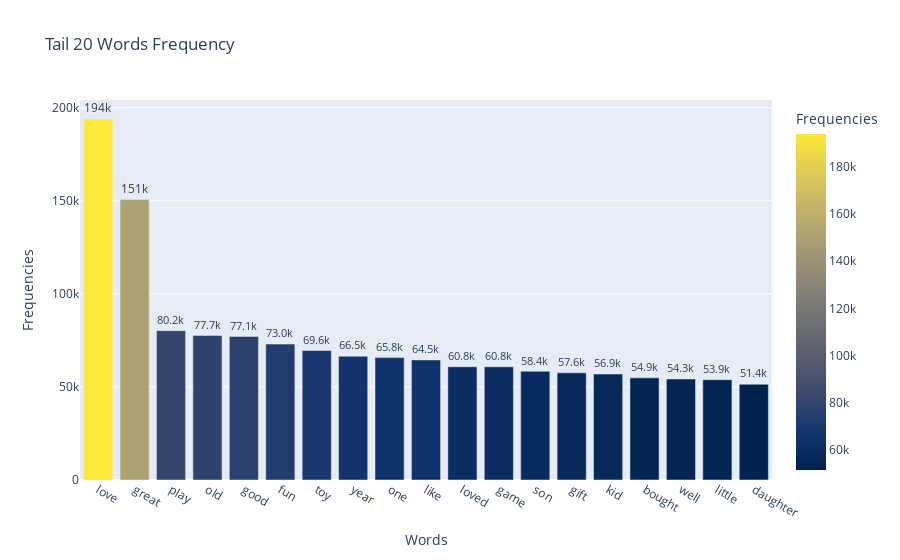

Source (notebook cell):
### Markdown cell above
Se grafican las 20 más bajas (considerando un mínimo de 20000 frecuencias)

### Code cell
fig = px.bar(
    plot_tail,
    x=plot_tail.index, 
    y='Frequencies', 
    text_auto='.3s', 
    title='Tail 20 Words Frequency', 
    color='Frequencies', 
    color_continuous_scale='Cividis')
fig.update_traces(textfont_size=12, textangle=0, textposition='outside', cliponaxis=False)
fig.show()

### Figure 1 — Plotly figure (JSON) as saved in the notebook; plotly's stock layout.template omitted (floating-point values rounded to 4 significant figures)
{"data": [{"alignmentgroup": "True", "cliponaxis": false, "hovertemplate": "Words=%{x}<br>Frequencies=%{marker.color}<extra></extra>", "legendgroup": "", "marker": {"color": [193946, 150674, 80233, 77688, 77132, 73027, 69554, 66500, 65751, 64511, 60825, 60809, 58399, 57557, 56936, 54881, 54266, 53916, 51439], "coloraxis": "coloraxis", "pattern": {"shape": ""}}, "name": "", "offsetgroup": "", "orientation": "v", "showlegend": false, "textangle": 0, "textfont": {"size": 12}, "textposition": "outside", "texttemplate": "%{y:.3s}", "type": "bar", "x": ["love", "great", "play", "old", "good", "fun", "toy", "year", "one", "like", "loved", "game", "son", "gift", "kid", "bought", "well", "little", "daughter"], "xaxis": "x", "y": [193946, 150674, 80233, 77688, 77132, 73027, 69554, 66500, 65751, 64511, 60825, 60809, 58399, 57557, 56936, 54881, 54266, 53916, 51439], "yaxis": "y"}], "layout": {"barmode": "relative", "coloraxis": {"colorbar": {"title": {"text": "Frequencies"}}, "colorscale": [[0, "#00224e"], [0.1111, "#123570"], [0.2222, "#3b496c"], [0.3333, "#575d6d"], [0.4444, "#707173"], [0.5556, "#8a8678"], [0.6667, "#a59c74"], [0.7778, "#c3b369"], [0.8889, "#e1cc55"], [1, "#fee838"]]}, "legend": {"tracegroupgap": 0}, "title": {"text": "Tail 20 Words Frequency"}, "xaxis": {"anchor": "y", "domain": [0, 1], "title": {"text": "Words"}}, "yaxis": {"anchor": "x", "domain": [0, 1], "title": {"text": "Frequencies"}}}}
